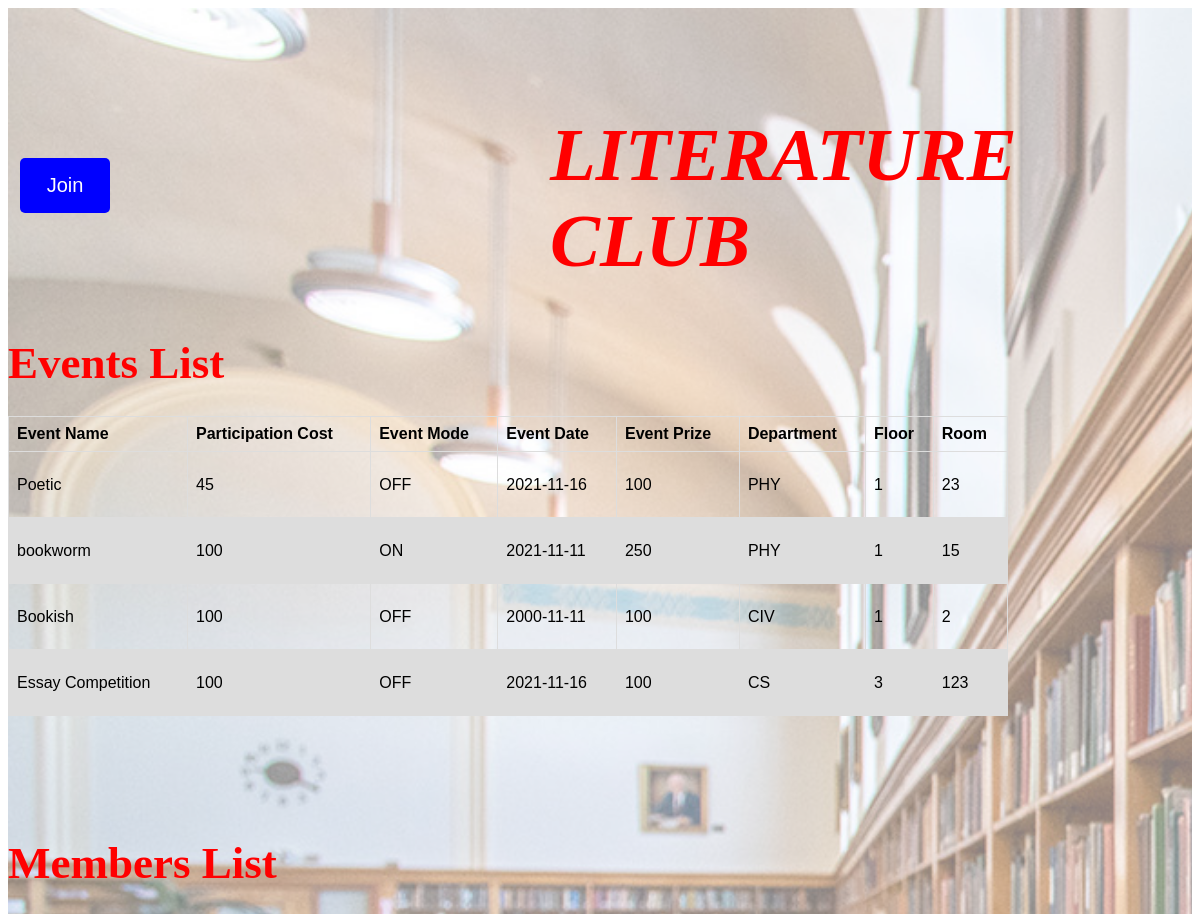
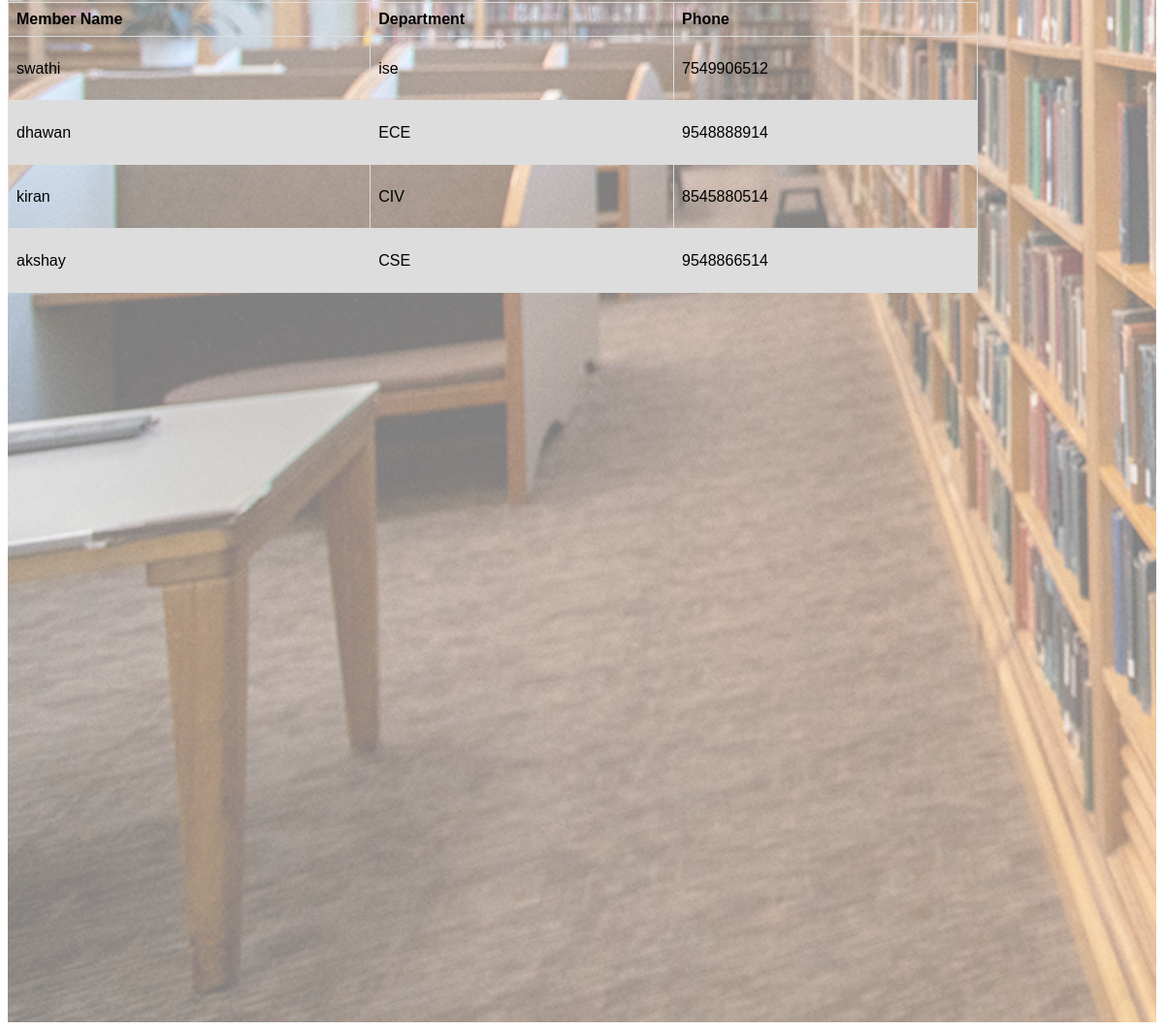
Page /participant/p_literature.php on the committed database (2 pictures, top to bottom).
### tables this page shows
CREATE TABLE `events` (
  `EID` int(11) NOT NULL,
  `EVENT_NAME` varchar(128) DEFAULT NULL,
  `PARTICIPATION_COST` varchar(128) DEFAULT NULL,
  `EVENT_MODE` varchar(128) DEFAULT NULL,
  `EVENT_DATE` date DEFAULT NULL,
  `EVENT_PRIZES` varchar(128) DEFAULT NULL,
  `CID` int(11) DEFAULT NULL,
  `LID` int(11) DEFAULT NULL,
  `EXID` int(11) DEFAULT NULL
);

CREATE TABLE `location` (
  `LID` int(11) NOT NULL,
  `DEPARTMENT` varchar(128) DEFAULT NULL,
  `FLOOR` int(11) DEFAULT NULL,
  `ROOM` int(11) DEFAULT NULL
);

CREATE TABLE `member` (
  `MID` int(11) NOT NULL,
  `NAME` varchar(128) DEFAULT NULL,
  `DEPARTMENT` varchar(128) DEFAULT NULL,
  `USN` varchar(128) DEFAULT NULL,
  `PHNO` varchar(128) DEFAULT NULL,
  `CID` int(11) DEFAULT NULL
);

### participant/p_literature.php (the view, shortened to what this page needs)
<?php
$m_literature1 = [];
$m_literature2= [];
try
{
    $pdo = new PDO("mysql:host=localhost;dbname=project", "manasa", "2929");
    $pdo->setAttribute(PDO::ATTR_ERRMODE, PDO::ERRMODE_EXCEPTION);
      $all_literature1 = $pdo->query("SELECT * FROM events,location where events.CID=6 and events.LID=location.LID");
				$all_literature2= $pdo->query("SELECT NAME,DEPARTMENT,PHNO  FROM member WHERE CID=6");
    while ( $row = $all_literature1->fetch(PDO::FETCH_OBJ) )
		{
		    $m_literature1[] = $row;
		}
		while ( $row = $all_literature2->fetch(PDO::FETCH_OBJ) )
		{
				$m_literature2[] = $row;
		}
}
catch(PDOException $e)
{
    echo "Connection failed: " . $e->getMessage();
    die();
}
?>
<html>
<head>
  <link rel="stylesheet" type="text/css" href="../stylesheets/stylep.css">
</head>
<body>
<div class="pl_img">
</div>
<div class="header">
<h2>LITERATURE CLUB<h2>
</div>
<div class="list">
  <h2>Events List</h2>
</div>
<div class ="tab">
<p>
	<table>
		<thead>
			<tr>
				<th>Event Name</th>
				<th>Participation Cost</th>
				<th>Event Mode</th>
				<th>Event Date</th>
				<th>Event Prize</th>
				<th>Department</th>
				<th>Floor</th>
				<th>Room</th>
			</tr>
		</thead>
		<tbody>
			<?php foreach($m_literature1 as $m_lit1) :?>
										<tr>
					<td><?php echo $m_lit1->EVENT_NAME; ?></td>
					<td><?php echo $m_lit1->PARTICIPATION_COST; ?></td>
					<td><?php echo $m_lit1->EVENT_MODE; ?></td>
					<td><?php echo $m_lit1->EVENT_DATE; ?></td>
					<td><?php echo $m_lit1->EVENT_PRIZES; ?></td>
					<td><?php echo $m_lit1->DEPARTMENT; ?></td>
					<td><?php echo $m_lit1->FLOOR; ?></td>
					<td><?php echo $m_lit1->ROOM; ?></td>
										</tr>
								<?php endforeach; ?>
		</tbody>
	</table>
</p>
</div>
<div class="list2">
  <h2>Members List</h2>
</div>
<div class ="tab2">
<p>
	<table>
		<thead>
			<tr>
				<th>Member Name</th>
				<th>Department</th>
				<th>Phone</th>
			</tr>
		</thead>
		<tbody>
			<?php foreach($m_literature2 as $m_lit2) :?>
										<tr>
					<td><?php echo $m_lit2->NAME; ?></td>
					<td><?php echo $m_lit2->DEPARTMENT; ?></td>
					<td><?php echo $m_lit2->PHNO; ?></td>
										</tr>
								<?php endforeach; ?>
		</tbody>
	</table>
</p>
</div>
<button class="i6"onclick="document.getElementById('id02').style.display='block'">Join</button>
</body>
</html>

### stylesheets/stylep.css (style rules this page uses)
* { box-sizing: border-box; }
.pl_img { background: url("../images/l_img.jpg"); background-size: cover; height:250%; opacity: 0.5; }
.header { position: absolute; top:50px; left:550px; font-size: 50px; font-style: italic; color: red; }
table { font-family: arial, sans-serif; border-collapse: collapse; width: 1000px; height:300px; }
td, th { border: 1px solid #dddddd; text-align: left; padding: 8px; }
tr:nth-child(even) { background-color: #dddddd; }
.list { position: absolute; top:300px; font-size: 30px; color: red; }
.tab { position: absolute; top:400px; }
.list2 { position: absolute; top:800px; font-size: 30px; color: red; }
.tab2 { position: absolute; top:900px; }
.i6 { font-size:20px; position:absolute; top:150px; left:20px; height:55px; width:90px; background-color: #0000FF; border-radius: 5px 5px; }
button { background-color: #4CAF50; color: white; padding: 14px 20px; margin: 8px 0; border: none; cursor: pointer; width: 100%; }

### rows in the picture
events: EVENT_NAME "Poetic", PARTICIPATION_COST "45", EVENT_MODE "OFF", EVENT_DATE "2021-11-16", EVENT_PRIZES "100", LID.DEPARTMENT "PHY", LID.FLOOR "1", LID.ROOM "23"
events: EVENT_NAME "bookworm", PARTICIPATION_COST "100", EVENT_MODE "ON", EVENT_DATE "2021-11-11", EVENT_PRIZES "250", LID.DEPARTMENT "PHY", LID.FLOOR "1", LID.ROOM "15"
events: EVENT_NAME "Bookish", PARTICIPATION_COST "100", EVENT_MODE "OFF", EVENT_DATE "2000-11-11", EVENT_PRIZES "100", LID.DEPARTMENT "CIV", LID.FLOOR "1", LID.ROOM "2"
events: EVENT_NAME "Essay Competition", PARTICIPATION_COST "100", EVENT_MODE "OFF", EVENT_DATE "2021-11-16", EVENT_PRIZES "100", LID.DEPARTMENT "CS", LID.FLOOR "3", LID.ROOM "123"
member: NAME "swathi", DEPARTMENT "ise", PHNO "7549906512"
member: NAME "dhawan", DEPARTMENT "ECE", PHNO "9548888914"
member: NAME "kiran", DEPARTMENT "CIV", PHNO "8545880514"
member: NAME "akshay", DEPARTMENT "CSE", PHNO "9548866514"
